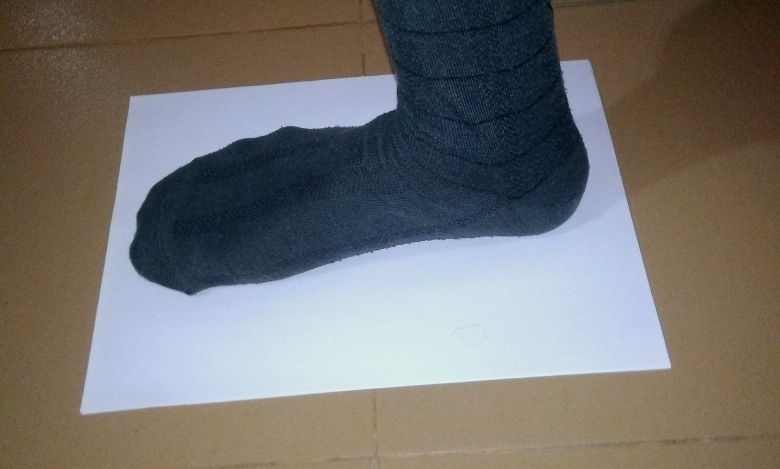
#> input picture IMG_20180126_193725.jpg, 1560 x 938 px (shown at 1/2 size)
$ python width.py --image IMG_20180126_193725.jpg   (older library calls are emulated)
#> lines starting #> are read from the running program, lines starting #| are printed output that depends on the picture; after the words box and inside, x2 and y2 are one past the last pixel; in counts of white or black regions, pixels touching at a corner belong together
import numpy as np
import argparse
import cv2
import imutils
from imutils import perspective
from imutils import contours
from skimage import exposure
from scipy.spatial import distance as dist

def midpoint(ptA, ptB):
    return (ptA[0] + ptB[0]) * 0.5, (ptA[1] + ptB[1]) * 0.5

# construct the argument parse and parse the arguments
ap = argparse.ArgumentParser()
ap.add_argument("-i", "--image", help = "path to the image")


args = vars(ap.parse_args())

# load the image
image = cv2.imread(args["image"])
#> image is the input picture: shape (938, 1560, 3); mean B, G, R 111.8, 114, 116.9


# define the list of boundaries
bound_wht = [[140,140,140], [255, 255, 255]]

# create NumPy arrays from the boundaries
lower = np.array(bound_wht[0], dtype = "uint8")
upper = np.array(bound_wht[1], dtype = "uint8")

# find the colors within the specified boundaries and apply
# the mask
mask = cv2.inRange(image, lower, upper)
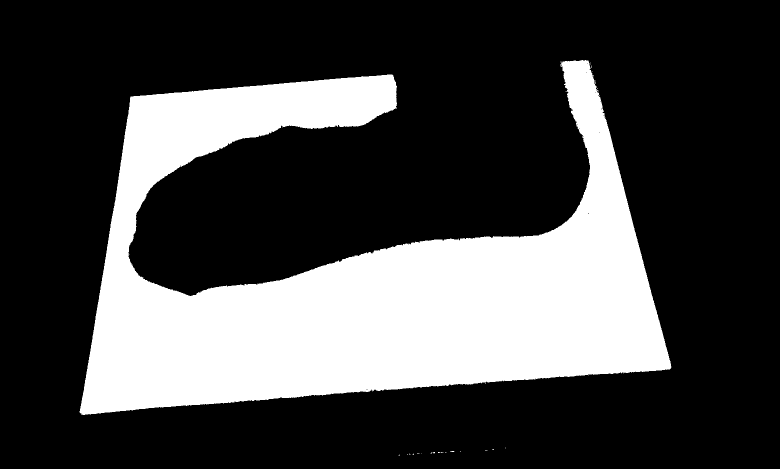
#> mask: shape (938, 1560) (shown at 1/2 size); 27.4% white; 29 white regions (28 under 20 px)

output = cv2.bitwise_and(image, image, mask = mask)
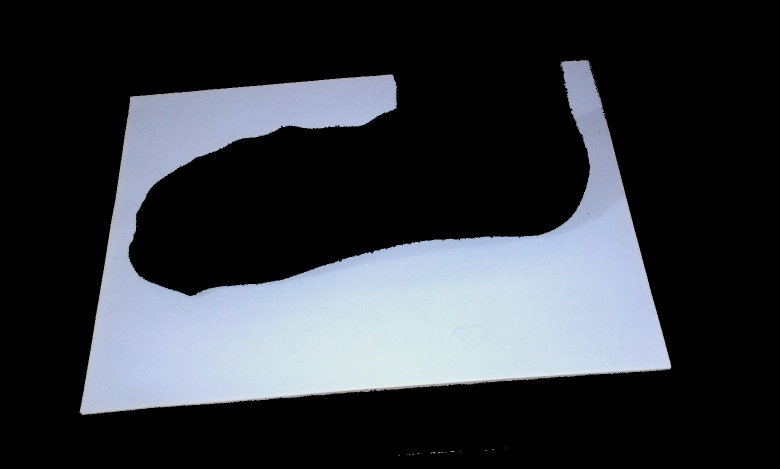
#> output: shape (938, 1560, 3) (shown at 1/2 size); mean B, G, R 61.1, 55.5, 51.8


ret,thresh = cv2.threshold(mask, 40, 255, 0)
(contours, _) = cv2.findContours(thresh, cv2.RETR_EXTERNAL, cv2.CHAIN_APPROX_NONE)
#> contours = 29 contours, 28 with area under 20; largest, box (x1, y1, x2, y2) and area: (159, 120, 1343, 830) 397604

if len(contours) != 0:
    #find the biggest area
    c = max(contours, key = cv2.contourArea)
#> c = contour of 5084 points, box (x1, y1, x2, y2) (159, 120, 1343, 830), area 397604

    rect = cv2.minAreaRect(c)
#> rect = ((726.7, 469), (1186.5, 632.4), -4.39)
    box = cv2.cv.BoxPoints(rect) if imutils.is_cv2() else cv2.boxPoints(rect)
#> box = ((159.4, 829.7), (111, 199.2), (1294, 108.3), (1342.4, 738.8))
    box = np.array(box, dtype="int")
#> box = [[159, 829], [110, 199], [1293, 108], [1342, 738]]
    box = perspective.order_points(box)
#> box = [[110, 199], [1293, 108], [1342, 738], [159, 829]]
    cv2.drawContours(image, [box.astype("int")], -1, (0, 255, 0), 20)


# unpack the ordered bounding box, then compute the midpoint
# between the top-left and top-right coordinates, followed by
# the midpoint between bottom-left and bottom-right coordinates
(tl, tr, br, bl) = box
#> tl = [110, 199]; tr = [1293, 108]; br = [1342, 738]; bl = [159, 829]
(tltrX, tltrY) = midpoint(tl, tr)
#> tltrX = 701.5; tltrY = 153.5
(blbrX, blbrY) = midpoint(bl, br)
#> blbrX = 750.5; blbrY = 783.5

# compute the midpoint between the top-left and top-right points,
# followed by the midpoint between the top-righ and bottom-right
(tlblX, tlblY) = midpoint(tl, bl)
#> tlblX = 134.5; tlblY = 514
(trbrX, trbrY) = midpoint(tr, br)
#> trbrX = 1317.5; trbrY = 423


dA = dist.euclidean((tltrX, tltrY), (blbrX, blbrY))
#> dA = 631.9
dB = dist.euclidean((tlblX, tlblY), (trbrX, trbrY))
#> dB = 1186.5


pixelsPerMetric = dB / 8.27
#> pixelsPerMetric = 143.5


# compute the size of the object
dimA = dA / pixelsPerMetric
#> dimA = 4.4
dimB = dB / pixelsPerMetric
#> dimB = 8.27

# draw the object sizes on the image
cv2.putText(image, "{:.2f}in".format(dimB),
	(int(tltrX - 35), int(tltrY - 30)), cv2.FONT_HERSHEY_SIMPLEX,
	5, (100, 255, 100), 12)


#Image containg Just A4 Page
img_croped = image[int(tl[1])+5:int(bl[1])-40,int(tl[0])+10:int(tr[0])-10]

#Color Boundary for Detecting Black Socks
bound_blk = [[0,0,0], [108,108,108]]

# create NumPy arrays from the boundaries
lower = np.array(bound_blk[0], dtype = "uint8")
upper = np.array(bound_blk[1], dtype = "uint8")


# find the colors within the specified boundaries and apply
# the mask
mask_feet = cv2.inRange(img_croped, lower, upper)
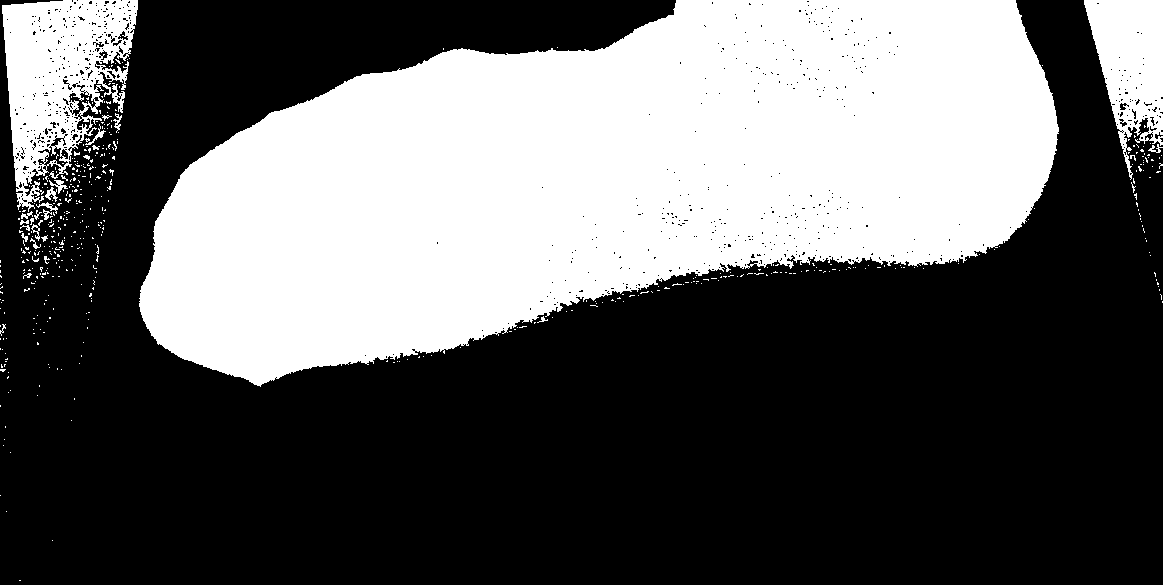
#> mask_feet: shape (585, 1163); 37.8% white; 505 white regions (480 under 20 px)
output_feet = cv2.bitwise_and(img_croped, img_croped, mask = mask_feet)
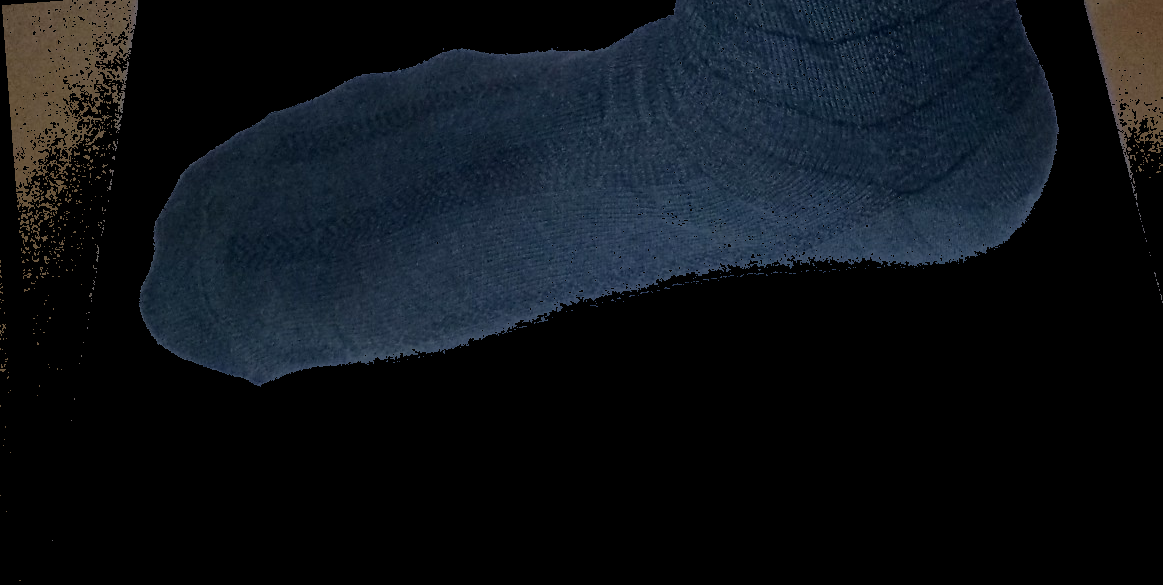
#> output_feet: shape (585, 1163, 3); mean B, G, R 23.9, 18.6, 14

#Creating Threshold for Detecting Contours
ret,thresh_feet = cv2.threshold(mask_feet, 20, 255, 0)


(feet_cntr, _) = cv2.findContours(thresh_feet, cv2.RETR_EXTERNAL, cv2.CHAIN_APPROX_NONE)
#> feet_cntr = 498 contours, 486 with area under 20; largest, box (x1, y1, x2, y2) and area: (139, 0, 1059, 387) 229805, (2, 0, 138, 212) 16862, (1084, 0, 1163, 180) 8190, (49, 180, 68, 194) 64, (45, 187, 58, 202) 59

if len(feet_cntr) != 0:
    #find the biggest area
    d = max(feet_cntr, key = cv2.contourArea)
#> d = contour of 2576 points, box (x1, y1, x2, y2) (139, 0, 1059, 387), area 229805

    rect_feet = cv2.minAreaRect(d)
#> rect_feet = ((590.5, 171.4), (936.1, 307.9), -10)
    feet_box = cv2.cv.BoxPoints(rect_feet) if imutils.is_cv2() else cv2.boxPoints(rect_feet)
#> feet_box = ((156.3, 404.3), (102.9, 101.1), (1024.7, -61.51), (1078.2, 241.7))
    feet_box = np.array(feet_box, dtype="int")
#> feet_box = [[156, 404], [102, 101], [1024, -61], [1078, 241]]
    feet_box = perspective.order_points(feet_box)
#> feet_box = [[102, 101], [1024, -61], [1078, 241], [156, 404]]
    cv2.drawContours(img_croped, [feet_box.astype("int")], -1, (0, 0, 255), 20)


(tl, tr, br, bl) = feet_box
#> tl = [102, 101]; tr = [1024, -61]; br = [1078, 241]; bl = [156, 404]
(tltrX, tltrY) = midpoint(tl, tr)
#> tltrX = 563; tltrY = 20
(blbrX, blbrY) = midpoint(bl, br)
#> blbrX = 617; blbrY = 322.5

# compute the midpoint between the top-left and top-right points,
# followed by the midpoint between the top-righ and bottom-right
(tlblX, tlblY) = midpoint(tl, bl)
#> tlblX = 129; tlblY = 252.5
(trbrX, trbrY) = midpoint(tr, br)
#> trbrX = 1051; trbrY = 90


#dA = dist.euclidean((tltrX, tltrY), (blbrX, blbrY))
width = dist.euclidean((tlblX, tlblY), (trbrX, trbrY))
#> width = 936.2

#dimA = dA / pixelsPerMetric
feet_width = width / pixelsPerMetric
#> feet_width = 6.53

# draw the object sizes on the image
cv2.drawContours(img_croped, [feet_box.astype("int")], -1, (0, 255, 0), 2)
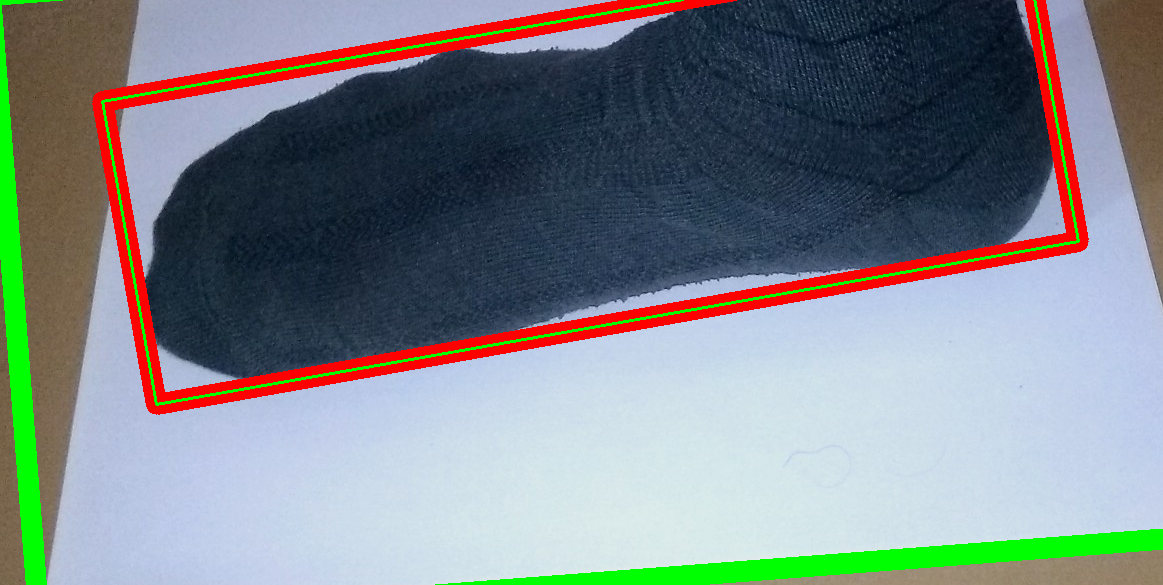
#> img_croped: shape (585, 1163, 3); mean B, G, R 135.4, 132.9, 125.6


cv2.putText(image, "W:{:.2f}in".format(feet_width),
	(int(95), int(200 )
		), cv2.FONT_HERSHEY_SIMPLEX,
	5, (0, 0, 255), 12)
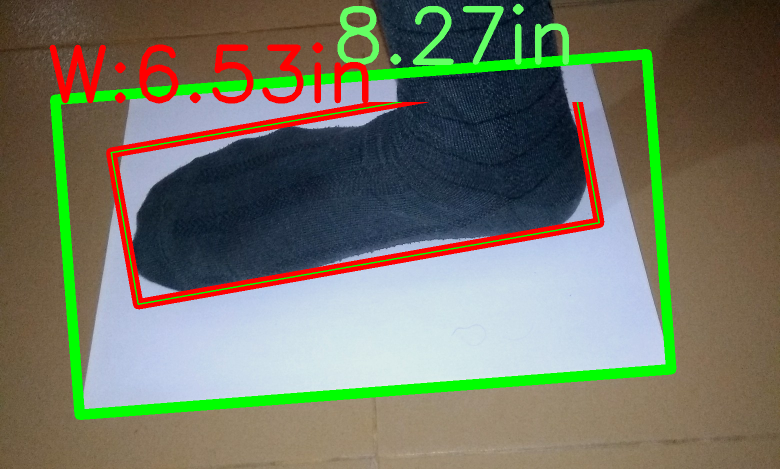
#> image: shape (938, 1560, 3) (shown at 1/2 size); mean B, G, R 99.8, 117.5, 115

#show the images
cv2.imshow("images",imutils.resize(image, height = 300))
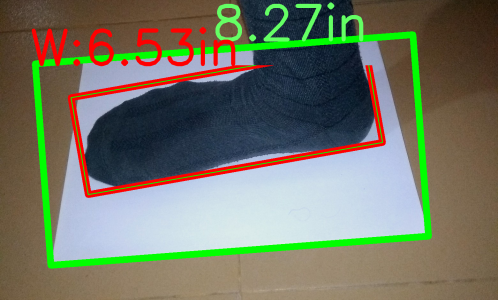
#> window 'images': shape (300, 498, 3); mean B, G, R 99.8, 117.5, 115
cv2.imshow("gray",imutils.resize(output_feet, height = 300))
cv2.waitKey(0)

$ run again, on img2.jpg
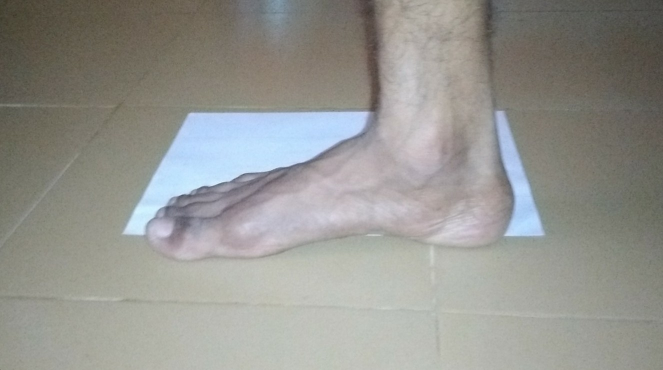
#> input picture img2.jpg, 1326 x 740 px (shown at 1/2 size)
#> image is the input picture: shape (740, 1326, 3); mean B, G, R 144.4, 149.3, 149.3
#> `mask = cv2.inRange(image, lower, upper)`:
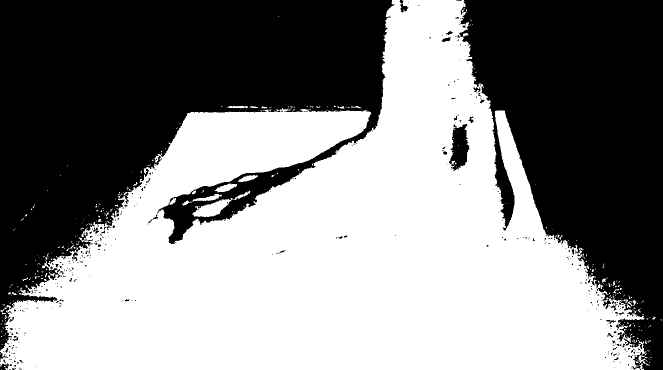
#> mask: shape (740, 1326) (shown at 1/2 size); 52.6% white; 396 black regions (355 under 20 px)
#> contours = 356 contours, 340 with area under 20; largest, box (x1, y1, x2, y2) and area: (0, 0, 1297, 740) 512870, (384, 396, 465, 434) 1369, (429, 367, 474, 385) 376, (364, 388, 444, 411) 364, (476, 350, 516, 364) 256
#> c = contour of 7825 points, box (x1, y1, x2, y2) (0, 0, 1297, 740), area 512870
#> rect = ((648, 369.5), (739, 1296), -90)
#> `box = cv2.cv.BoxPoints(rect) if imutils.is_cv2() else cv2.boxPoints(re..`: box = ((1296, 739), (-2.26e-14, 739), (0, 0), (1296, 0))
#> `box = np.array(box, dtype="int")`: box = [[1296, 739], [0, 739], [0, 0], [1296, 0]]
#> `box = perspective.order_points(box)`: box = [[0, 0], [1296, 0], [1296, 739], [0, 739]]
#> `(tl, tr, br, bl) = box`: tl = [0, 0]; tr = [1296, 0]; br = [1296, 739]; bl = [0, 739]
#> `(tltrX, tltrY) = midpoint(tl, tr)`: tltrX = 648; tltrY = 0
#> `(blbrX, blbrY) = midpoint(bl, br)`: blbrX = 648; blbrY = 739
#> `(tlblX, tlblY) = midpoint(tl, bl)`: tlblX = 0; tlblY = 369.5
#> `(trbrX, trbrY) = midpoint(tr, br)`: trbrX = 1296; trbrY = 369.5
#> dA = 739
#> dB = 1296
#> pixelsPerMetric = 156.7
#> dimA = 4.72
#> dimB = 8.27
#> mask_feet: shape (694, 1276); 12.7% white; 710 white regions (635 under 20 px)
#> feet_cntr = 706 contours, 670 with area under 20; largest, box (x1, y1, x2, y2) and area: (953, 6, 1276, 373) 50630, (1, 6, 382, 338) 50546, (687, 6, 751, 219) 4898, (406, 6, 451, 37) 523, (634, 6, 675, 23) 238
#> d = contour of 2628 points, box (x1, y1, x2, y2) (953, 6, 1276, 373), area 50630
#> rect_feet = ((1114, 189), (366, 322), -90)
#> `feet_box = cv2.cv.BoxPoints(rect_feet) if imutils.is_cv2() else cv2.bo..`: feet_box = ((1275, 372), (953, 372), (953, 6), (1275, 6))
#> `feet_box = np.array(feet_box, dtype="int")`: feet_box = [[1275, 372], [953, 372], [953, 6], [1275, 6]]
#> `feet_box = perspective.order_points(feet_box)`: feet_box = [[953, 6], [1275, 6], [1275, 372], [953, 372]]
#> `(tl, tr, br, bl) = feet_box`: tl = [953, 6]; tr = [1275, 6]; br = [1275, 372]; bl = [953, 372]
#> `(tltrX, tltrY) = midpoint(tl, tr)`: tltrX = 1114; tltrY = 6
#> `(blbrX, blbrY) = midpoint(bl, br)`: blbrX = 1114; blbrY = 372
#> `(tlblX, tlblY) = midpoint(tl, bl)`: tlblX = 953; tlblY = 189
#> `(trbrX, trbrY) = midpoint(tr, br)`: trbrX = 1275; trbrY = 189
#> width = 322
#> feet_width = 2.05
#> `cv2.imshow("images",imutils.resize(image, height = 300))`:
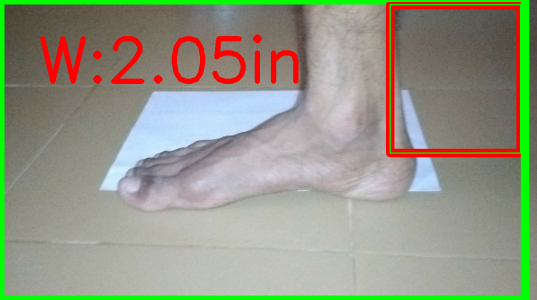
#> window 'images': shape (300, 537, 3); mean B, G, R 133.3, 151.2, 147.7

$ run again, on test.jpg
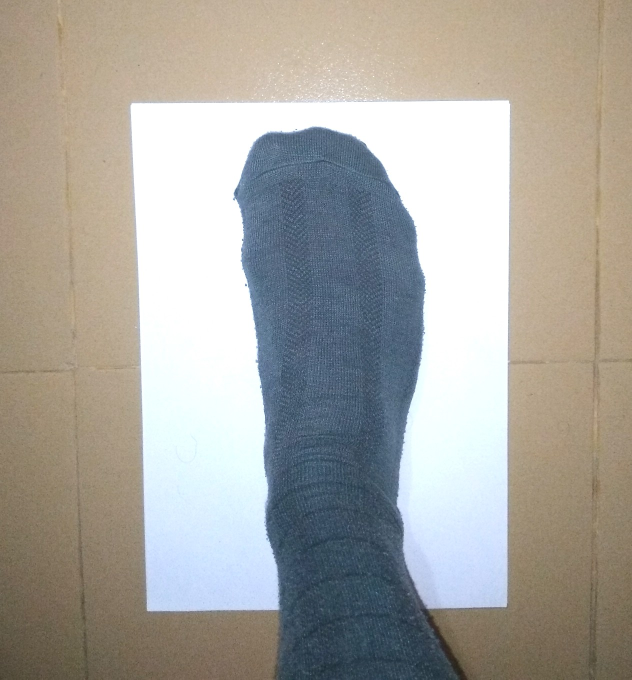
#> input picture test.jpg, 1263 x 1359 px (shown at 1/2 size)
#> image is the input picture: shape (1359, 1263, 3); mean B, G, R 159.8, 166, 168.4
#> `mask = cv2.inRange(image, lower, upper)`:
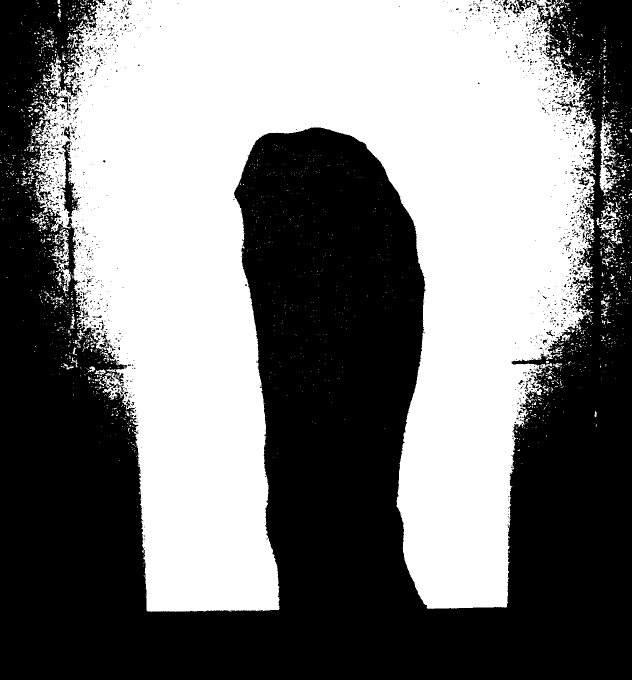
#> mask: shape (1359, 1263) (shown at 1/2 size); 48.5% white; 2048 white regions (1920 under 20 px)
#> contours = 2004 contours, 1939 with area under 20; largest, box (x1, y1, x2, y2) and area: (61, 0, 1193, 1224) 822737, (1198, 240, 1241, 392) 2188, (104, 458, 139, 525) 710, (1192, 401, 1240, 463) 692, (109, 519, 142, 586) 503
#> c = contour of 12646 points, box (x1, y1, x2, y2) (61, 0, 1193, 1224), area 822737
#> rect = ((626.5, 611.5), (1223, 1131), -90)
#> `box = cv2.cv.BoxPoints(rect) if imutils.is_cv2() else cv2.boxPoints(re..`: box = ((1192, 1223), (61, 1223), (61, 0), (1192, 0))
#> `box = np.array(box, dtype="int")`: box = [[1192, 1223], [61, 1223], [61, 0], [1192, 0]]
#> `box = perspective.order_points(box)`: box = [[61, 0], [1192, 0], [1192, 1223], [61, 1223]]
#> `(tl, tr, br, bl) = box`: tl = [61, 0]; tr = [1192, 0]; br = [1192, 1223]; bl = [61, 1223]
#> `(tltrX, tltrY) = midpoint(tl, tr)`: tltrX = 626.5; tltrY = 0
#> `(blbrX, blbrY) = midpoint(bl, br)`: blbrX = 626.5; blbrY = 1223
#> `(tlblX, tlblY) = midpoint(tl, bl)`: tlblX = 61; tlblY = 611.5
#> `(trbrX, trbrY) = midpoint(tr, br)`: trbrX = 1192; trbrY = 611.5
#> dA = 1223
#> dB = 1131
#> pixelsPerMetric = 136.8
#> dimA = 8.94
#> dimB = 8.27
#> mask_feet: shape (1178, 1111); 6.4% white; 5513 white regions (5387 under 20 px)
#> feet_cntr = 5453 contours, 5415 with area under 20; largest, box (x1, y1, x2, y2) and area: (469, 650, 749, 1178) 71941, (486, 796, 508, 826) 100, (521, 753, 543, 785) 90, (662, 609, 694, 629) 89, (525, 862, 561, 873) 76
#> d = contour of 4070 points, box (x1, y1, x2, y2) (469, 650, 749, 1178), area 71941
#> rect_feet = ((587.7, 927.7), (257.8, 534), -7.01)
#> `feet_box = cv2.cv.BoxPoints(rect_feet) if imutils.is_cv2() else cv2.bo..`: feet_box = ((492.3, 1208.4), (427.2, 678.4), (683.1, 646.9), (748.2, 1177))
#> `feet_box = np.array(feet_box, dtype="int")`: feet_box = [[492, 1208], [427, 678], [683, 646], [748, 1176]]
#> `feet_box = perspective.order_points(feet_box)`: feet_box = [[427, 678], [683, 646], [748, 1176], [492, 1208]]
#> `(tl, tr, br, bl) = feet_box`: tl = [427, 678]; tr = [683, 646]; br = [748, 1176]; bl = [492, 1208]
#> `(tltrX, tltrY) = midpoint(tl, tr)`: tltrX = 555; tltrY = 662
#> `(blbrX, blbrY) = midpoint(bl, br)`: blbrX = 620; blbrY = 1192
#> `(tlblX, tlblY) = midpoint(tl, bl)`: tlblX = 459.5; tlblY = 943
#> `(trbrX, trbrY) = midpoint(tr, br)`: trbrX = 715.5; trbrY = 911
#> width = 258
#> feet_width = 1.89
#> `cv2.imshow("gray",imutils.resize(output_feet, height = 300))`:
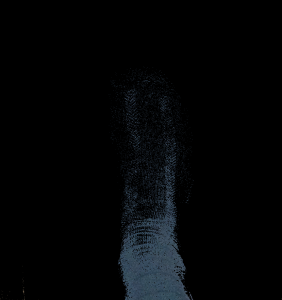
#> window 'gray': shape (300, 282, 3); mean B, G, R 6.2, 5, 3.7
